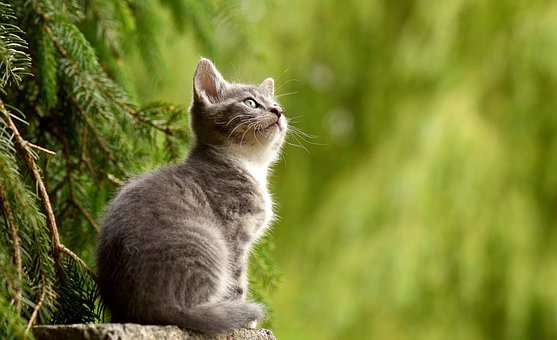
#> input picture gtu-main/cat-2083492__340.jpg, 557 x 340 px
$ jupyter execute W-5-D-2.ipynb
#> lines starting #> are read from the running program, lines starting #| are printed output that depends on the picture; after the words box and inside, x2 and y2 are one past the last pixel; in counts of white or black regions, pixels touching at a corner belong together
[cell 1]
import cv2

[cell 2]
img=cv2.imread("cat-2083492__340.jpg")
#> img is the input picture: shape (340, 557, 3); mean B, G, R 50, 125.9, 119.2

[cell 3]
b,g,r=cv2.split(img)
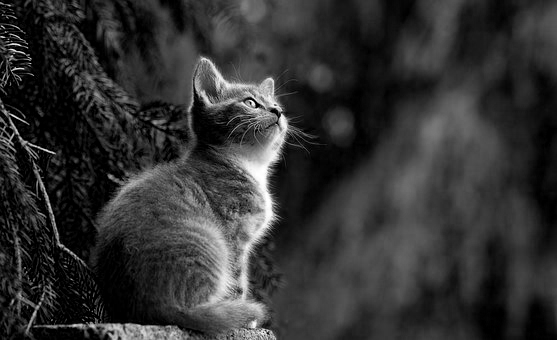
#> b: shape (340, 557); min 0, max 255, mean 50
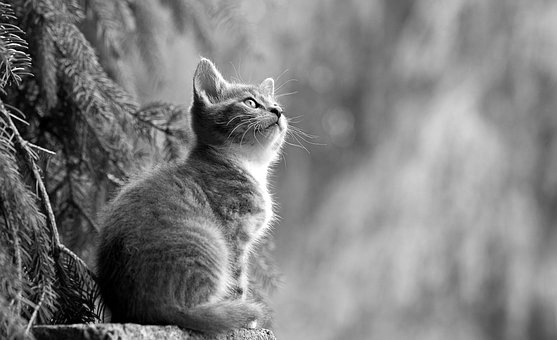
#> g: shape (340, 557); min 0, max 255, mean 125.9
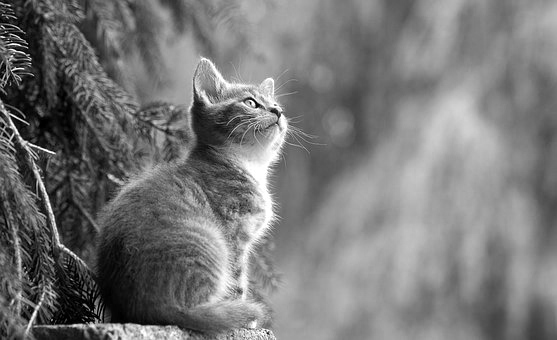
#> r: shape (340, 557); min 0, max 255, mean 119.2
img=cv2.merge((b,g,r))

[cell 4]
img[0]
#> Out = 557 rows, first 8: [0, 46, 28], [20, 65, 48], [19, 55, 43], [8, 40, 29], [0, 16, 10], [0, 25, 19], [3, 33, 28], [1, 37, 31]

[cell 5]
img[0][0]=[0,0,0]
#> img: shape (340, 557, 3); under 0.01% of pixels changed, all inside (x1, y1, x2, y2) = (0, 0, 1, 1)
b=b-r
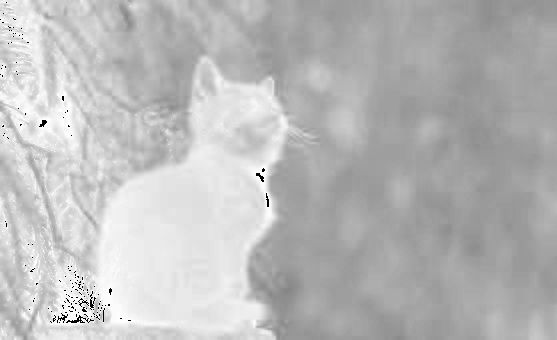
#> b: shape (340, 557); min 0, max 255, mean 186.1
r=r-g
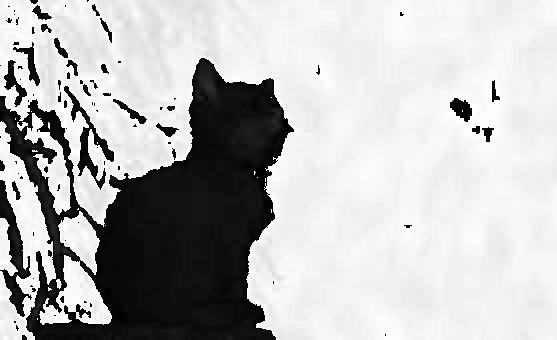
#> r: shape (340, 557); min 0, max 255, mean 185.1
g=g-g
#> g: shape (340, 557); every value is 0
print(b)
#> (printed output is left out)
print(r)
#> (printed output is left out)
print(g)
#> (printed output is left out)

[cell 6]
img=cv2.merge((b,g,r))
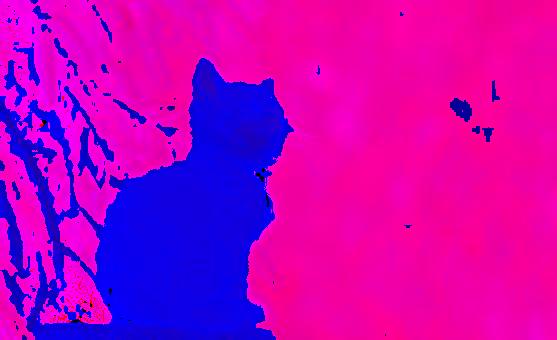
#> img: shape (340, 557, 3); mean B, G, R 186.1, 0, 185.1

[cell 7]
for i in range(340):
    img[0][i]=[0,0,0]
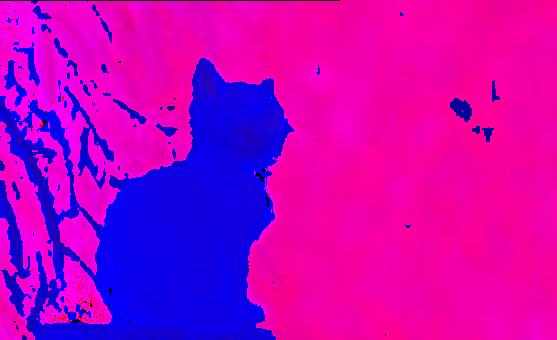
#> img: shape (340, 557, 3); 0.18% of pixels changed, all inside (x1, y1, x2, y2) = (0, 0, 340, 1)

[cell 8]
cv2.imshow('cat',img)
cv2.waitKey()
cv2.destroyAllWindows()

[cell 9]
import numpy as np
kernal1=np.array([[0,0,0],
                 [0,1,0],
                 [0,0,1]])
identity=cv2.filter2D(src=img,ddepth=-1,kernel=kernal1)
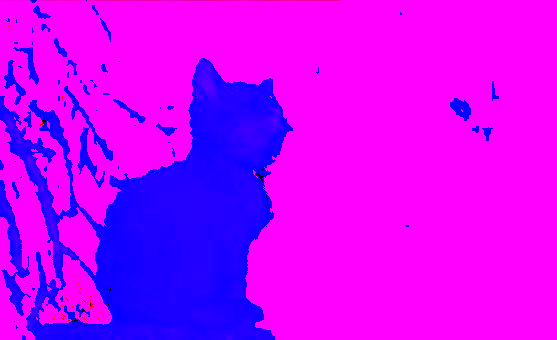
#> identity: shape (340, 557, 3); mean B, G, R 254.6, 0, 199.8
cv2.imshow('Original',img)
cv2.imshow('Identity',identity)
cv2.waitKey()
cv2.imwrite('identity.jpg',identity)
cv2.destroyAllWindows()

$ run again, with gtu-main/eye_image1.jpg copied over gtu-main/cat-2083492__340.jpg
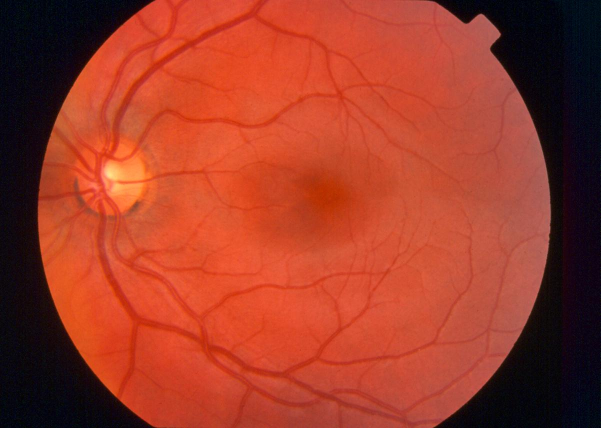
#> input picture gtu-main/eye_image1.jpg, 1201 x 856 px (shown at 1/2 size)
#> img is the input picture: shape (856, 1201, 3); mean B, G, R 40, 59.1, 157.5
#> `b,g,r=cv2.split(img)`:
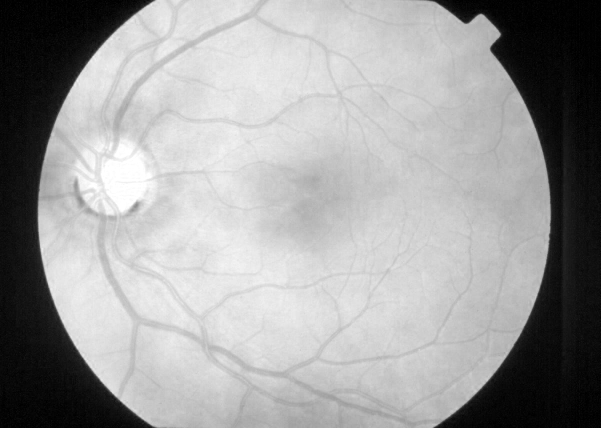
#> r: shape (856, 1201) (shown at 1/2 size); min 0, max 255, mean 157.5
#> Out = 1201 rows, first 8: [26, 7, 2], [24, 5, 0], [20, 4, 0], [20, 4, 0], [20, 6, 0], [21, 7, 1], [16, 4, 0], [12, 2, 0]
#> (printed output is left out)
#> (printed output is left out)
#> (printed output is left out)
#> `identity=cv2.filter2D(src=img,ddepth=-1,kernel=kernal1)`:
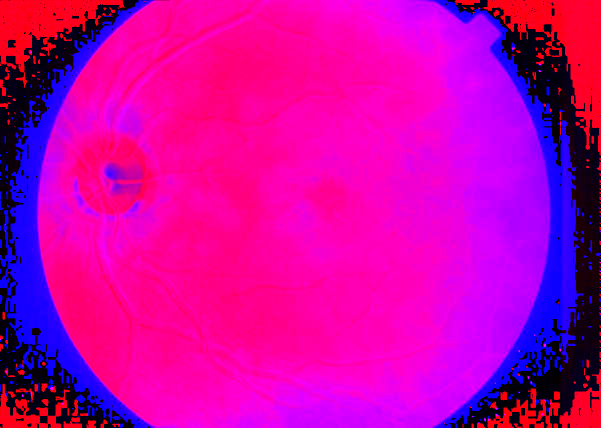
#> identity: shape (856, 1201, 3) (shown at 1/2 size); mean B, G, R 166.6, 0, 198.8
